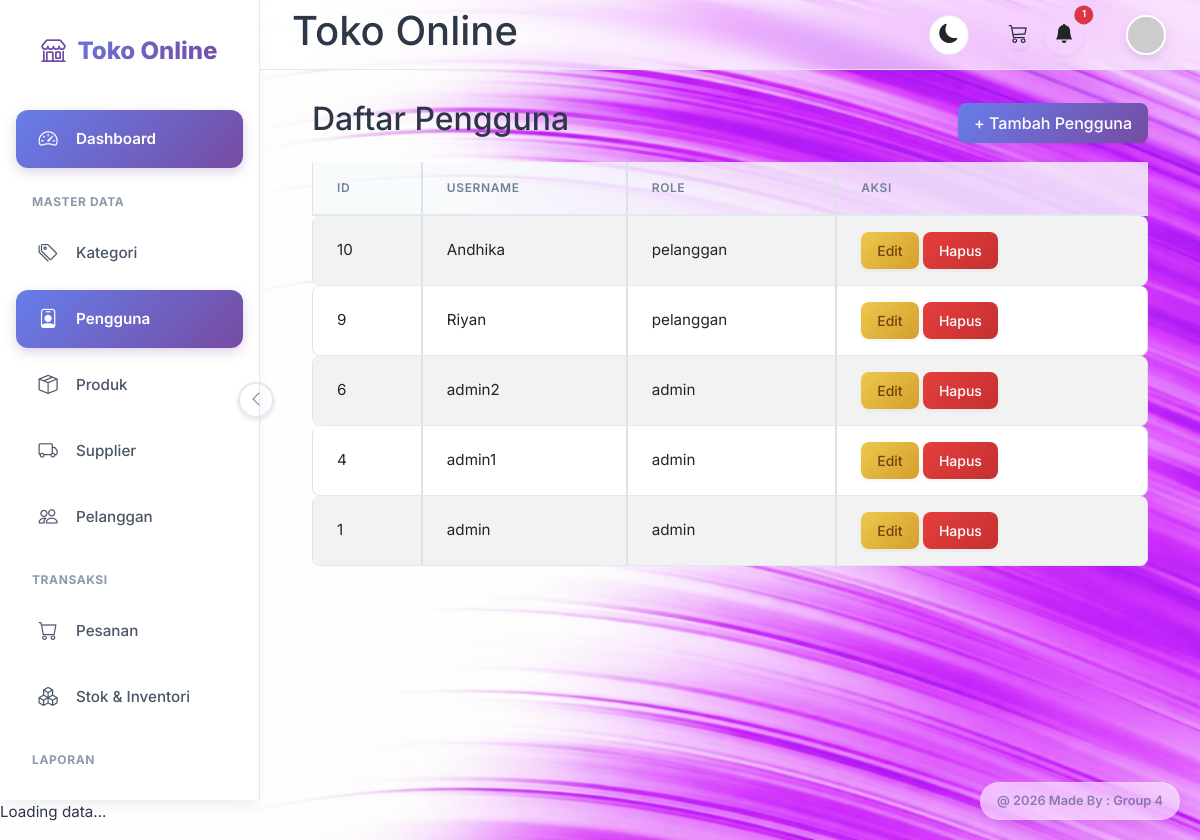
Screenshot of /users/index.php (signed in) with the database file from the repository.
### tables this page shows
CREATE TABLE `users` (
  `id` int(11) NOT NULL,
  `username` varchar(50) NOT NULL,
  `password` varchar(255) NOT NULL,
  `role` enum('admin','pelanggan','supplier','mahasiswa') NOT NULL DEFAULT 'pelanggan',
  `photo` varchar(255) DEFAULT NULL
);

### users/index.php (the view, shortened to what this page needs)
<?php
require_once '../config/database.php';
$result = mysqli_query($connection, "SELECT * FROM `users` ORDER BY id DESC");
?>
<?php include '../views/' . $THEME . '/header.php'; ?>
<?php include '../views/' . $THEME . '/sidebar.php'; ?>
<?php include '../views/' . $THEME . '/topnav.php'; ?>
<?php include '../views/' . $THEME . '/upper_block.php'; ?>
<div class="d-flex justify-content-between align-items-center mb-3">
    <h2>Daftar Pengguna</h2>
    <a href="add.php" class="btn btn-primary">+ Tambah Pengguna</a>
</div>
<?php if (mysqli_num_rows($result) > 0): ?>
    <div class="table-responsive">
        <table class="table table-striped table-bordered">
            <thead>
                <tr>
                    <th>ID</th>
                    <th>Username</th>
                    <th>Role</th>
                    <th>Aksi</th>
                </tr>
            </thead>
            <tbody>
                <?php while ($row = mysqli_fetch_assoc($result)): ?>
                    <tr>
                        <td><?= $row['id'] ?></td>
                        <td><?= htmlspecialchars($row['username']) ?></td>
                        <td><?= htmlspecialchars($row['role']) ?></td>
                        <td>
                            <a href="edit.php?id=<?= $row['id'] ?>" class="btn btn-sm btn-warning">Edit</a>
                            <a href="delete.php?id=<?= $row['id'] ?>" class="btn btn-sm btn-danger"
                                onclick="confirmAction(event, this.href, 'Yakin hapus pengguna ini?'); return false;">Hapus</a>
                        </td>
                    </tr>
                <?php endwhile; ?>
            </tbody>
        </table>
    </div>
<?php else: ?>
    <div class="alert alert-info">Belum ada data pengguna.</div>
<?php endif; ?>
<?php include '../views/' . $THEME . '/lower_block.php'; ?>
<?php include '../views/' . $THEME . '/footer.php'; ?>

### assets/default/css/style.css (style rules this page uses)
:root { --primary-gradient: linear-gradient(135deg, #667eea 0%, #764ba2 100%); --primary-color: #667eea; --secondary-color: #a0aec0; --success-bg: #c6f6d5; --success-text: #22543d; --warning-bg: #feebc8; --warning-text: #744210; --danger-bg: #fed7d7; --danger-text: #822727; --info-bg: #bee3f8; --info-text: #2c5282; --bg-body: #f8f9fe; --bg-card: #ffffff; --text-main: #2d3748; --text-muted: #718096; --sidebar-bg: rgba(255, 255, 255, 0.7); --sidebar-text: #4a5568; --sidebar-hover-bg: rgba(247, 250, 252, 0.8); --sidebar-active-bg: rgba(235, 244, 255, 0.8); --sidebar-active-text: #5a67d8; --border-color: #e2e8f0; --card-shadow: 0 10px 15px -3px rgba(0, 0, 0, 0.05), 0 4px 6px -2px rgba(0, 0, 0, 0.025); --hover-shadow: 0 20px 25px -5px rgba(0, 0, 0, 0.1), 0 10px 10px -5px rgba(0, 0, 0, 0.04); --font-family: 'Inter', system-ui, -apple-system, sans-serif; --border-radius: 1rem; --transition-speed: 0.3s cubic-bezier(0.4, 0, 0.2, 1); }
html { scrollbar-width: none; -ms-overflow-style: none; }
body { font-family: var(--font-family); background-color: var(--bg-body); color: var(--text-main); font-size: 0.95rem; transition: background-color 0.3s ease, color 0.3s ease; -webkit-font-smoothing: antialiased; line-height: 1.6; background-image: url('../images/bg-light.png'); background-size: cover; background-position: center; background-attachment: fixed; background-repeat: no-repeat; }
.btn { border-radius: 0.5rem; font-weight: 500; padding: 0.5rem 1rem; transition: all 0.2s; border: none; box-shadow: 0 2px 4px rgba(0, 0, 0, 0.05); }
.btn-primary { background: var(--primary-gradient); color: white; border: none; }
.btn-danger { background: linear-gradient(135deg, #e53e3e 0%, #c53030 100%); color: white; }
.btn-warning { background: linear-gradient(135deg, #ecc94b 0%, #d69e2e 100%); color: #744210; }
.table-responsive { border-radius: var(--border-radius); overflow: hidden; }
.table { margin-bottom: 0; color: var(--text-main); border-collapse: separate; border-spacing: 0; }
.table thead th { background-color: var(--sidebar-hover-bg); border-bottom: 2px solid var(--border-color); color: var(--text-muted); font-weight: 600; text-transform: uppercase; font-size: 0.75rem; letter-spacing: 0.05em; padding: 1rem 1.5rem; }
.table td { padding: 1rem 1.5rem; vertical-align: middle; border-bottom: 1px solid var(--border-color); transition: background 0.2s; }
.table td:first-child { border-top-left-radius: 8px; border-bottom-left-radius: 8px; }
.table td:last-child { border-top-right-radius: 8px; border-bottom-right-radius: 8px; }

### rows the page displays
users: id "10", username "Andhika", role "pelanggan"
users: id "9", username "Riyan", role "pelanggan"
users: id "6", username "admin2", role "admin"
users: id "4", username "admin1", role "admin"
users: id "1", username "admin", role "admin"

### other values shown
count($notifs) "1"
